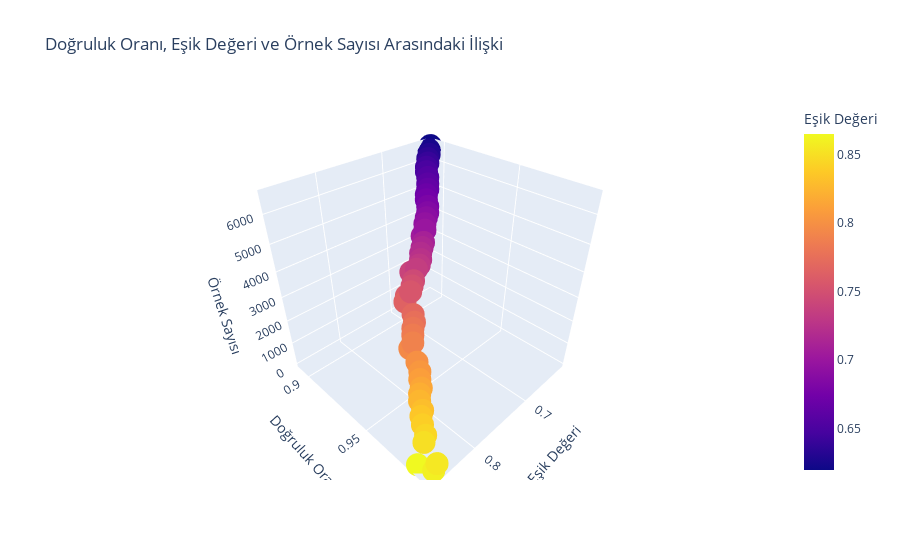

Notebook code cell kept with this figure:
### Code cell
import matplotlib.pyplot as plt
import seaborn as sns

sonuclar = yuzdeler(f,test_data,"ENERGY_DEFICIT","target_direction").head(50)


# Doğruluk oranı (Yüzde) ve Eşik (Thresh) değerlerine göre bir çizgi grafiği oluşturma
plt.figure(figsize=(10, 5))
sns.lineplot(x='Thresh', y='Yüzde', data=sonuclar)
plt.title("Doğruluk Oranı vs Eşik Değeri")
plt.xlabel("Eşik Değeri")
plt.ylabel("Doğruluk Oranı")
plt.show()

# Doğruluk oranı (Yüzde) ve Örnek Sayısı (Len) arasındaki ilişkiyi gösteren bir dağılım grafiği oluşturma
plt.figure(figsize=(10, 5))
sns.scatterplot(x='Len', y='Yüzde', data=sonuclar)
plt.title("Doğruluk Oranı vs Örnek Sayısı")
plt.xlabel("Örnek Sayısı")
plt.ylabel("Doğruluk Oranı")
plt.show()

# Doğruluk oranı (Yüzde), Eşik (Thresh) değeri ve Örnek Sayısı (Len) arasındaki 3D ilişkiyi gösteren bir görsel
from mpl_toolkits.mplot3d import Axes3D

fig = plt.figure(figsize=(10, 7))
ax = fig.add_subplot(111, projection='3d')

x = sonuclar['Thresh']
y = sonuclar['Yüzde']
z = sonuclar['Len']

ax.scatter(x, y, z, c='r', marker='o')

ax.set_xlabel("Eşik Değeri")
ax.set_ylabel("Doğruluk Oranı")
ax.set_zlabel("Örnek Sayısı")
plt.title("Doğruluk Oranı, Eşik Değeri ve Örnek Sayısı Arasındaki İlişki")
plt.show()


import plotly.express as px

fig = px.scatter_3d(sonuclar, x='Thresh', y='Yüzde', z='Len', color='Thresh',
                    labels={'Thresh': 'Eşik Değeri', 'Yüzde': 'Doğruluk Oranı', 'Len': 'Örnek Sayısı'},
                    title="Doğruluk Oranı, Eşik Değeri ve Örnek Sayısı Arasındaki İlişki")

fig.show()

### Figure 1 — Plotly figure (JSON) as saved in the notebook; plotly's stock layout.template omitted (floating-point values rounded to 4 significant figures)
{"data": [{"hovertemplate": "Eşik Değeri=%{marker.color}<br>Doğruluk Oranı=%{y}<br>Örnek Sayısı=%{z}<extra></extra>", "legendgroup": "", "marker": {"color": [0.865, 0.86, 0.855, 0.85, 0.845, 0.84, 0.835, 0.83, 0.825, 0.82, 0.815, 0.81, 0.805, 0.8, 0.795, 0.79, 0.785, 0.78, 0.775, 0.77, 0.765, 0.76, 0.755, 0.75, 0.745, 0.74, 0.735, 0.73, 0.725, 0.72, 0.715, 0.71, 0.705, 0.7, 0.695, 0.69, 0.685, 0.68, 0.675, 0.67, 0.665, 0.66, 0.655, 0.65, 0.645, 0.64, 0.635, 0.63, 0.625, 0.62], "coloraxis": "coloraxis", "symbol": "circle"}, "mode": "markers", "name": "", "scene": "scene", "showlegend": false, "type": "scatter3d", "x": [0.865, 0.86, 0.855, 0.85, 0.845, 0.84, 0.835, 0.83, 0.825, 0.82, 0.815, 0.81, 0.805, 0.8, 0.795, 0.79, 0.785, 0.78, 0.775, 0.77, 0.765, 0.76, 0.755, 0.75, 0.745, 0.74, 0.735, 0.73, 0.725, 0.72, 0.715, 0.71, 0.705, 0.7, 0.695, 0.69, 0.685, 0.68, 0.675, 0.67, 0.665, 0.66, 0.655, 0.65, 0.645, 0.64, 0.635, 0.63, 0.625, 0.62], "y": [0.982, 0.99, 0.99, 0.98, 0.979, 0.975, 0.972, 0.971, 0.967, 0.965, 0.964, 0.961, 0.959, 0.955, 0.948, 0.948, 0.946, 0.944, 0.943, 0.94, 0.932, 0.931, 0.932, 0.931, 0.93, 0.926, 0.928, 0.928, 0.927, 0.925, 0.924, 0.923, 0.92, 0.92, 0.918, 0.917, 0.916, 0.914, 0.911, 0.909, 0.908, 0.906, 0.904, 0.901, 0.899, 0.898, 0.896, 0.895, 0.893, 0.892], "z": [55, 192, 388, 586, 730, 845, 942, 1043, 1134, 1241, 1346, 1474, 1621, 1760, 1948, 2106, 2272, 2399, 2534, 2664, 2829, 2974, 3103, 3245, 3358, 3515, 3634, 3739, 3870, 4005, 4146, 4261, 4379, 4554, 4704, 4860, 4984, 5133, 5271, 5381, 5520, 5641, 5808, 5928, 6024, 6125, 6225, 6334, 6431, 6546]}], "layout": {"coloraxis": {"colorbar": {"title": {"text": "Eşik Değeri"}}, "colorscale": [[0, "#0d0887"], [0.1111, "#46039f"], [0.2222, "#7201a8"], [0.3333, "#9c179e"], [0.4444, "#bd3786"], [0.5556, "#d8576b"], [0.6667, "#ed7953"], [0.7778, "#fb9f3a"], [0.8889, "#fdca26"], [1, "#f0f921"]]}, "legend": {"tracegroupgap": 0}, "scene": {"domain": {"x": [0, 1], "y": [0, 1]}, "xaxis": {"title": {"text": "Eşik Değeri"}}, "yaxis": {"title": {"text": "Doğruluk Oranı"}}, "zaxis": {"title": {"text": "Örnek Sayısı"}}}, "title": {"text": "Doğruluk Oranı, Eşik Değeri ve Örnek Sayısı Arasındaki İlişki"}}}
